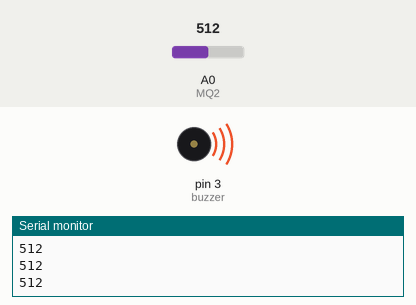
The sketch below on a simulated Arduino Uno, built with avr-gcc and run on an emulated ATmega328P. Shown: buzzer (waves = sounding), the last lines printed to the serial monitor. The inputs (shaded band) are chosen by the test bench; at power-on: A0 (MQ2) = 512.

Above: at 1.2 s.
1.3 s: A0 (MQ2) set to 461
2.8 s: A0 (MQ2) set to 432
At 3.7 s:
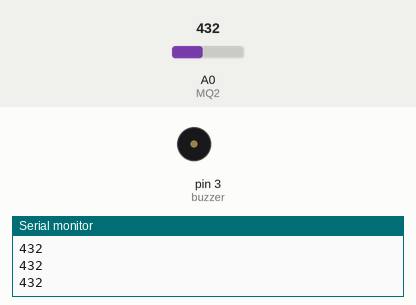
4.5 s: A0 (MQ2) set to 460
At 4.9 s:
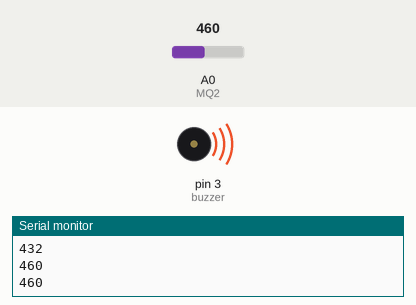
6.0 s: A0 (MQ2) set to 440
At 7.3 s:
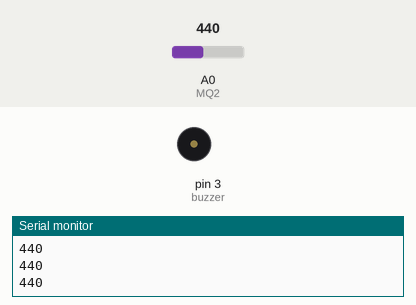
Timing chart, 0 to 8.5 s (numbered marks = the images above; inputs shaded):
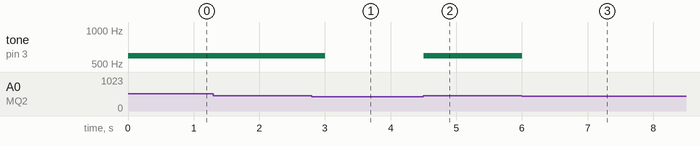

The sketch:

Project_11_Gas.ino
```cpp
/*
Keyestudio smart home Kit for Arduino
Project 11
Gas
http://www.keyestudio.com
*/
int MQ2 = A0; // Define MQ2 gas sensor pin at A0
int val = 0; // declare variable
int buzzer = 3; // Define the buzzer pin at D3
void setup ()
{
pinMode (MQ2, INPUT); // MQ2 gas sensor as input
Serial.begin (9600); // Set the serial port baud rate to 9600
pinMode (buzzer, OUTPUT); // Set the digital IO pin mode for output
}
void loop ()
{
val = analogRead (MQ2); // Read the voltage value of A0 port and assign it to val
Serial.println (val); // Serial port sends val value
if (val> 450)
{
tone (buzzer, 589);
delay(300);
}
else
{
noTone (buzzer);
}
}
//***************************************************
```

Measured:
- the behaviour switches between 451 and 450 on A0 (MQ2) (found by bisection; images 0 and 1)
- after the input at 2.8 s, tone on pin 3 (buzzer): 589 Hz → silent after 0.20 s
- after the input at 4.5 s, tone on pin 3 (buzzer): silent → 589 Hz at once
- after the input at 6.0 s, tone on pin 3 (buzzer): 589 Hz → silent at once
